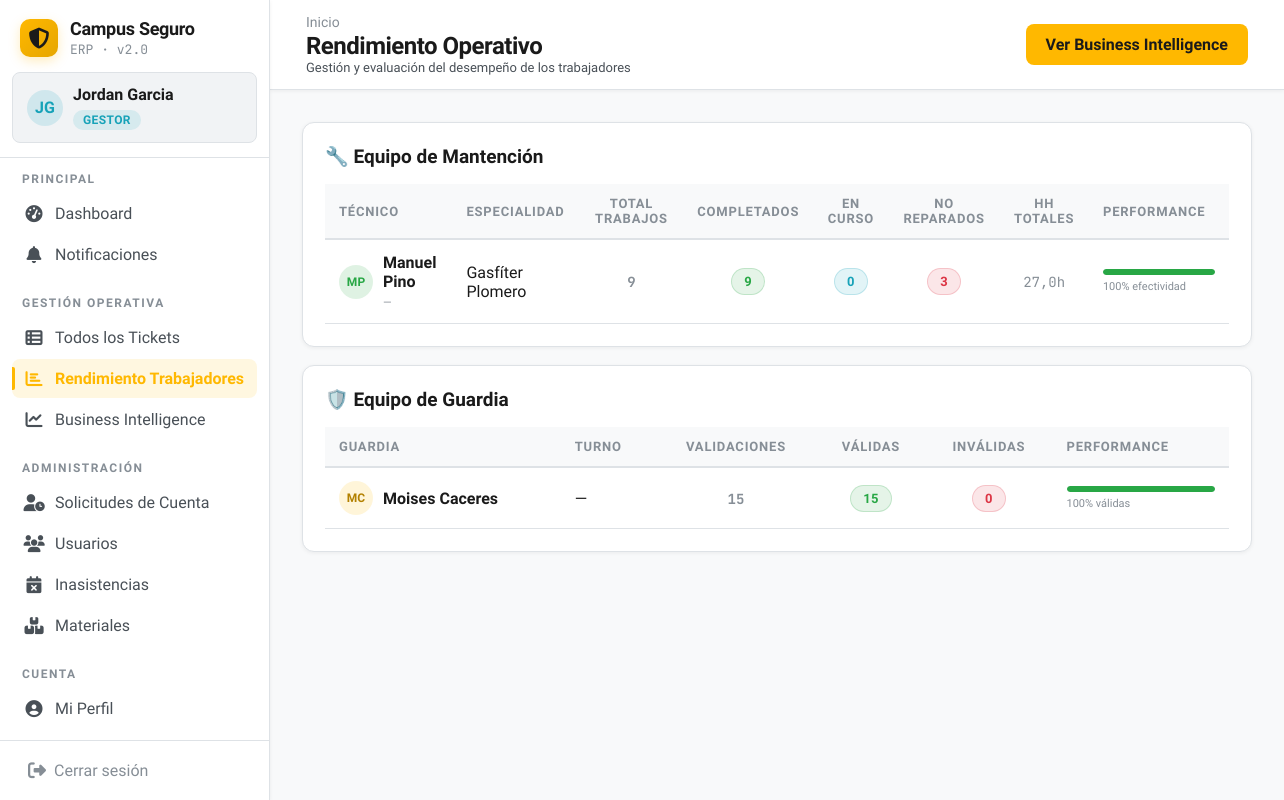
Screenshot of /gestor/operativo/ (signed in) with the database file from the repository.
### app/models.py (models this page shows, shortened)
class Usuario(AbstractUser):
    VINCULO_CHOICES = [
        ('alumno', 'Alumno'),
        ('docente', 'Docente'),
        ('administrativo', 'Administrativo'),
        ('funcionario', 'Funcionario'),
    ]
    JORNADA_CHOICES = [
        ('diurna', 'Diurna'),
        ('vespertina', 'Vespertina'),
        ('mixta', 'Mixta'),
    ]
    rol = models.ForeignKey(Rol, on_delete=models.PROTECT, related_name="usuarios", null=True, blank=True)
    rut = models.CharField(max_length=12, unique=True)
    telefono = models.CharField(max_length=15, blank=True, null=True)
    correo_institucional = models.EmailField(unique=True)
    vinculo = models.CharField(max_length=20, choices=VINCULO_CHOICES, blank=True, null=True)
    carrera = models.ForeignKey(
        'Carrera', on_delete=models.SET_NULL, null=True, blank=True,
        related_name='alumnos',
    )
    jornada = models.CharField(max_length=15, choices=JORNADA_CHOICES, blank=True, null=True)
    sede = models.ForeignKey(Sede, on_delete=models.SET_NULL, blank=True, null=True, related_name='estudiantes_funcionarios')
    escuela = models.ForeignKey(Escuela, on_delete=models.SET_NULL, related_name="usuarios", null=True, blank=True)
    departamento = models.ForeignKey(
        Departamento,
        on_delete=models.SET_NULL,
        null=True,
        blank=True,
        related_name="usuarios"
    )
    especialidades = models.ManyToManyField(
        Especialidad,
        through='EspecialidadUsuario',
        blank=True,
        related_name='tecnicos'
    )
    turno = models.CharField(max_length=50, blank=True, null=True)  # mañana / tarde / noche
    estado_cuenta = models.ForeignKey(
        EstadoCatalogo,
        on_delete=models.PROTECT,
        related_name='usuarios',
        limit_choices_to={'entidad': 'cuenta'},
    )
    fecha_registro = models.DateTimeField(auto_now_add=True)
    fecha_aprobacion = models.DateTimeField(null=True, blank=True)
    aprobado_por = models.ForeignKey('self', on_delete=models.SET_NULL, null=True, blank=True, related_name='cuentas_aprobadas')
    activo = models.BooleanField(default=True)
    auth0_sub = models.CharField(
        max_length=120,
        unique=True,
        null=True,
        blank=True,
        verbose_name='Auth0 Subject ID',
        help_text='Identificador único del usuario en Auth0. Se asigna automáticamente al registrar vía Auth0.',
    )
    objects = UsuarioManager()

class Rol(models.Model):
    nombre = models.CharField(max_length=50, verbose_name="Nombre del Rol")
    codigo = models.CharField(max_length=30, unique=True, verbose_name="Código Operacional")  # ej: 'mantencion', 'guardia', 'gestor'
    class Meta:
        verbose_name = "Rol"
        verbose_name_plural = "Roles"

class Especialidad(models.Model):
    nombre = models.CharField(max_length=100) # Electricista SEC, Cerrajero, etc.
    descripcion = models.CharField(max_length=250, blank=True, null=True)

### app/views.py (the view)
# urls.py: path('gestor/operativo/', views.gestor_operativo, name='gestor_operativo'),
@login_required
@rol_requerido('gestor')
def gestor_operativo(request):
    hh_subquery = SesionTrabajo.objects.filter(
        tecnico=OuterRef('pk')
    ).values('tecnico').annotate(
        total=Sum('horas_hombre')
    ).values('total')
    rendimiento_mantencion = Usuario.objects.filter(rol__codigo='mantencion', estado_cuenta__codigo='activa').annotate(
        total_trabajos=Count('cierres_firmados', distinct=True),
        trabajos_completados=Count('tickets_asignados', filter=Q(tickets_asignados__estado__codigo__in=['cerrado', 'reparado']), distinct=True),
        en_curso=Count('tickets_asignados', filter=Q(tickets_asignados__estado__codigo='en_mantencion'), distinct=True),
        no_reparados=Count('noreparable', distinct=True),
        hh_totales=Coalesce(Subquery(hh_subquery), Value(0.0), output_field=FloatField()),
    ).order_by('-trabajos_completados')
    rendimiento_guardia = Usuario.objects.filter(rol__codigo='guardia', estado_cuenta__codigo='activa').annotate(
        total_validaciones=Count('validacionguardia', distinct=True),
        validos=Count('validacionguardia', filter=Q(validacionguardia__resultado='valido'), distinct=True),
        invalidos=Count('validacionguardia', filter=Q(validacionguardia__resultado='invalido'), distinct=True),
    ).order_by('-total_validaciones')
    return render(request, 'app/operativo.html', {
        'rendimiento_mantencion': rendimiento_mantencion,
        'rendimiento_guardia': rendimiento_guardia,
    })

### app/context_processors.py (called while the page is built)
def notificaciones_no_leidas(request):
    if request.user.is_authenticated:
        cache_key = f'notif_count_{request.user.pk}'
        count = cache.get(cache_key)
        if count is None:
            count = Notificacion.objects.filter(
                destinatario=request.user, leida=False, archivada=False, deleted_at__isnull=True
            ).count()
            cache.set(cache_key, count, 60)
        return {'notif_no_leidas_count': count}
    return {'notif_no_leidas_count': 0}

### app/views.py (called while the page is built)
def rol_requerido(*roles):
    def decorator(view_func):
        @wraps(view_func)
        def _wrapped(request, *args, **kwargs):
            if not request.user.is_authenticated:
                return redirect('app:login')
            user_rol_codigo = request.user.rol.codigo if request.user.rol else None
            if user_rol_codigo not in roles and not request.user.is_superuser:
                messages.error(request, 'No tienes permiso para acceder a esta sección.')
                return redirect('app:dashboard')
            return view_func(request, *args, **kwargs)
        return _wrapped
    return decorator

### app/templates/app/operativo.html (shortened to what this page needs)
{% extends 'app/base.html' %}
{% block page_title %}Rendimiento Operativo{% endblock %}
{% block page_subtitle %}Gestión y evaluación del desempeño de los trabajadores{% endblock %}
{% block topbar_actions %}
<a href="{% url 'app:gestor_bi' %}" class="btn btn-primary">Ver Business Intelligence</a>
{% endblock %}
{% block content %}
<div class="card" style="margin-bottom:18px;">
  <div class="card-title">🔧 Equipo de Mantención</div>
  {% if rendimiento_mantencion %}
  <div class="table-wrap">
    <table>
      <thead>
        <tr>
          <th>Técnico</th><th>Especialidad</th>
          <th style="text-align:center;">Total trabajos</th>
          <th style="text-align:center;">Completados</th>
          <th style="text-align:center;">En curso</th>
          <th style="text-align:center;">No reparados</th>
          <th style="text-align:center;">HH totales</th>
          <th>Performance</th>
        </tr>
      </thead>
      <tbody>
        {% for t in rendimiento_mantencion %}
        <tr>
          <td>
            <div style="display:flex;align-items:center;gap:10px;">
              <div class="avatar role-mantencion" style="width:34px;height:34px;font-size:12px;">{{ t.first_name|first|upper }}{{ t.last_name|first|upper }}</div>
              <div>
                <strong>{{ t.get_full_name }}</strong><br>
                <span style="font-size:11px;color:var(--text-muted);">{{ t.turno|default:"—" }}</span>
              </div>
            </div>
          </td>
          <td>
            {% for esp in t.especialidades.all %}
              {{ esp.nombre }}{% if not forloop.last %}, {% endif %}
            {% empty %}
              <span style="color:var(--text-muted); font-style:italic;">Sin asignar</span>
            {% endfor %}
          </td>
          <td style="text-align:center;"><span class="id-mono" style="font-size:14px;font-weight:700;">{{ t.total_trabajos }}</span></td>
          <td style="text-align:center;"><span class="badge badge-green">{{ t.trabajos_completados }}</span></td>
          <td style="text-align:center;"><span class="badge badge-teal">{{ t.en_curso }}</span></td>
          <td style="text-align:center;"><span class="badge badge-red">{{ t.no_reparados }}</span></td>
          <td style="text-align:center;"><span class="id-mono" style="font-size:14px;">{{ t.hh_totales|default:0|floatformat:1 }}h</span></td>
          <td style="min-width:140px;">
            {% if t.total_trabajos %}
              {% widthratio t.trabajos_completados t.total_trabajos 100 as porc %}
              <div class="progress"><div class="progress-bar green" style="width:{{ porc }}%;"></div></div>
              <span style="font-size:11px;color:var(--text-muted);">{{ porc }}% efectividad</span>
            {% else %}
              <span style="font-size:12px;color:var(--text-muted);">Sin datos</span>
            {% endif %}
          </td>
        </tr>
        {% endfor %}
      </tbody>
    </table>
  </div>
  {% else %}
  <div class="empty-state"><div class="icon">🔧</div><div class="label">Sin técnicos registrados</div></div>
  {% endif %}
</div>
<div class="card">
  <div class="card-title">🛡️ Equipo de Guardia</div>
  {% if rendimiento_guardia %}
  <div class="table-wrap">
    <table>
      <thead>
        <tr>
          <th>Guardia</th><th>Turno</th>
          <th style="text-align:center;">Validaciones</th>
          <th style="text-align:center;">Válidas</th>
          <th style="text-align:center;">Inválidas</th>
          <th>Performance</th>
        </tr>
      </thead>
      <tbody>
        {% for g in rendimiento_guardia %}
        <tr>
          <td>
            <div style="display:flex;align-items:center;gap:10px;">
              <div class="avatar role-guardia" style="width:34px;height:34px;font-size:12px;">{{ g.first_name|first|upper }}{{ g.last_name|first|upper }}</div>
              <strong>{{ g.get_full_name }}</strong>
            </div>
          </td>
          <td>{{ g.turno|default:"—" }}</td>
          <td style="text-align:center;"><span class="id-mono" style="font-size:14px;font-weight:700;">{{ g.total_validaciones }}</span></td>
          <td style="text-align:center;"><span class="badge badge-green">{{ g.validos }}</span></td>
          <td style="text-align:center;"><span class="badge badge-red">{{ g.invalidos }}</span></td>
          <td style="min-width:140px;">
            {% if g.total_validaciones %}
              {% widthratio g.validos g.total_validaciones 100 as porc %}
              <div class="progress"><div class="progress-bar green" style="width:{{ porc }}%;"></div></div>
              <span style="font-size:11px;color:var(--text-muted);">{{ porc }}% válidas</span>
            {% else %}
              <span style="font-size:12px;color:var(--text-muted);">Sin datos</span>
            {% endif %}
          </td>
        </tr>
        {% endfor %}
      </tbody>
    </table>
  </div>
  {% else %}
  <div class="empty-state"><div class="icon">🛡️</div><div class="label">Sin guardias registrados</div></div>
  {% endif %}
</div>
{% endblock %}

### app/templates/app/base.html (shortened to what this page needs)
<!DOCTYPE html>
<html lang="es">
<head>
<link rel="stylesheet" href="https://cdnjs.cloudflare.com/ajax/libs/font-awesome/6.7.2/css/all.min.css">
</head>
<body>
{% if user.is_authenticated %}
<div class="layout">
  <aside class="sidebar">
    <div class="sb-brand">
      <div class="logo"><i class="fa-solid fa-shield-halved" style="color:#1a1a1a;font-size:21px;"></i></div>
      <div>
        <div class="name">Campus Seguro</div>
        <div class="sub">ERP · v2.0</div>
      </div>
    </div>
    <div class="sb-user-header">
      <div class="avatar role-{{ user.rol.codigo }}">{{ user.first_name|first|upper }}{{ user.last_name|first|upper }}</div>
      <div class="user-info">
        <div class="uname">{{ user.get_full_name|default:user.username }}</div>
        <div class="role-badge role-{{ user.rol.codigo }}">{{ user.rol.nombre|default:"Sin Rol" }}</div>
      </div>
    </div>
    <div class="sb-divider"></div>
    <nav class="sb-nav">
      <div class="nav-section">
        <div class="nav-label">Principal</div>
        <a href="{% url 'app:dashboard' %}" class="nav-item {% if request.resolver_match.url_name == 'dashboard' %}active{% endif %}">
          <span class="icon"><i class="fa-solid fa-gauge-high"></i></span> Dashboard
        </a>
        <a href="{% url 'app:notificaciones' %}" class="nav-item {% if request.resolver_match.url_name == 'notificaciones' %}active{% endif %}">
          <span class="icon"><i class="fa-solid fa-bell"></i></span> Notificaciones
        </a>
      </div>
      {% if user.rol.codigo == 'gestor' or user.is_superuser %}
      <div class="nav-section">
        <div class="nav-label">Gestión Operativa</div>
        <a href="{% url 'app:gestor_tickets' %}" class="nav-item {% if request.resolver_match.url_name == 'gestor_tickets' %}active{% endif %}">
          <span class="icon"><i class="fa-solid fa-table-list"></i></span> Todos los Tickets
        </a>
        <a href="{% url 'app:gestor_operativo' %}" class="nav-item {% if request.resolver_match.url_name == 'gestor_operativo' %}active{% endif %}">
          <span class="icon"><i class="fa-solid fa-chart-bar"></i></span> Rendimiento Trabajadores
        </a>
        <a href="{% url 'app:gestor_bi' %}" class="nav-item {% if request.resolver_match.url_name == 'gestor_bi' %}active{% endif %}">
          <span class="icon"><i class="fa-solid fa-chart-line"></i></span> Business Intelligence
        </a>
      </div>
      <div class="nav-section">
        <div class="nav-label">Administración</div>
        <a href="{% url 'app:gestor_solicitudes_cuenta' %}" class="nav-item {% if request.resolver_match.url_name == 'gestor_solicitudes_cuenta' %}active{% endif %}">
          <span class="icon"><i class="fa-solid fa-user-clock"></i></span> Solicitudes de Cuenta
        </a>
        <a href="{% url 'app:gestor_usuarios' %}" class="nav-item {% if request.resolver_match.url_name == 'gestor_usuarios' %}active{% endif %}">
          <span class="icon"><i class="fa-solid fa-users"></i></span> Usuarios
        </a>
        <a href="{% url 'app:gestor_inasistencias' %}" class="nav-item {% if request.resolver_match.url_name == 'gestor_inasistencias' %}active{% endif %}">
          <span class="icon"><i class="fa-solid fa-calendar-xmark"></i></span> Inasistencias
        </a>
        <a href="{% url 'app:materiales_listado' %}" class="nav-item {% if request.resolver_match.url_name == 'materiales_listado' %}active{% endif %}">
          <span class="icon"><i class="fa-solid fa-boxes-stacked"></i></span> Materiales
        </a>
      </div>
      {% endif %}
      <div class="nav-section">
        <div class="nav-label">Cuenta</div>
        <a href="{% url 'app:mi_perfil' %}" class="nav-item {% if request.resolver_match.url_name == 'mi_perfil' %}active{% endif %}">
          <span class="icon"><i class="fa-solid fa-circle-user"></i></span> Mi Perfil
        </a>
      </div>
    </nav>
    <div class="sb-footer">
      <button onclick="document.getElementById('modal-logout').style.display='flex'" class="sb-logout">
        <i class="fa-solid fa-right-from-bracket" style="font-size:18px;"></i>
        <span>Cerrar sesión</span>
      </button>
    </div>
  </aside>
  <main class="main">
    <header class="global-topbar">
      <div>
        <div class="breadcrumb" style="margin-bottom: 2px;">
          <a href="{% url 'app:dashboard' %}">Inicio</a>
        </div>
        <div class="page-title" style="font-size: 24px; margin: 0;">
          {% block page_title %}Campus Seguro{% endblock %}
        </div>
        <div class="page-subtitle" style="font-size: 13px; margin: 0;">
          {% block page_subtitle %}{% endblock %}
        </div>
      </div>
      <div class="topbar-actions">
        {% block topbar_actions %}{% endblock %}
      </div>
    </header>
    <div class="content-body">
      {% block content %}{% endblock %}
    </div>
  </main>
</div>
{% else %}
  {% block auth_content %}{% endblock %}
{% endif %}
</body>
</html>

### rows the page displays
Usuario: first_name|first "J", last_name|first "G", get_full_name "Jordan Garcia", rol.nombre "GESTOR"
Usuario: first_name|first "M", last_name|first "P", get_full_name "Manuel Pino", turno "—", total_trabajos "9", trabajos_completados "9", en_curso "0", no_reparados "3", hh_totales "27,0", porc "100"
Especialidad: nombre "Gasfíter Plomero"
Usuario: first_name|first "M", last_name|first "C", get_full_name "Moises Caceres", turno "—", total_validaciones "15", validos "15", invalidos "0", porc "100"
